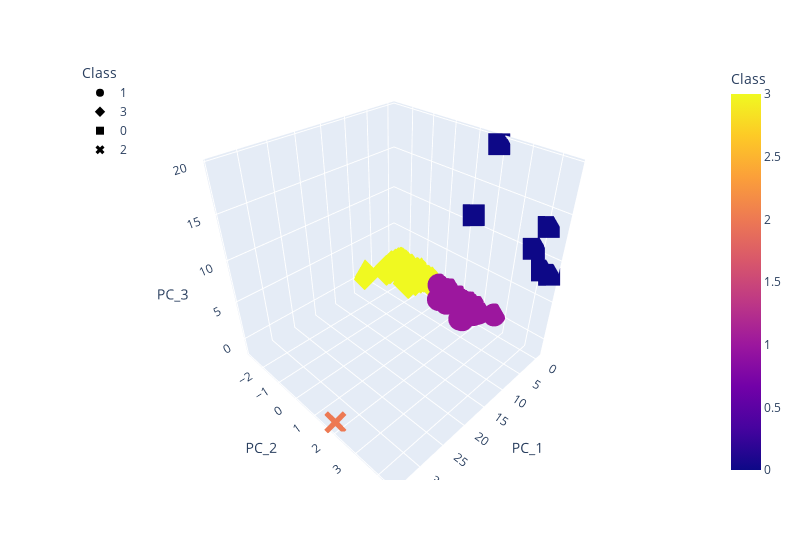

The code cell stored with this chart in its notebook:
### Markdown cell above
### Deliverable 4: Visualizing Cryptocurrencies Results

#### 3D-Scatter with Clusters

### Code cell
# Creating a 3D-Scatter with the PCA data and the clusters
fig = px.scatter_3d(
    clustered_df,
    x="PC_1",
    y="PC_2",
    z="PC_3",
    color="Class",
    hover_name="CoinName",
    hover_data=["Algorithm"],
    symbol="Class",
    width=800)
fig.update_layout(legend=dict(x=0,y=1))
fig.show()

### Figure 1 — Plotly figure (JSON) as saved in the notebook; plotly's stock layout.template omitted (floating-point values rounded to 4 significant figures; data arrays with more than 128 entries replaced by an {"elided": "..."} marker saying what was removed)
{"data": [{"customdata": {"elided": "287x1 str values"}, "hovertemplate": "<b>%{hovertext}</b><br><br>Class=%{marker.color}<br>PC_1=%{x}<br>PC_2=%{y}<br>PC_3=%{z}<br>Algorithm=%{customdata[0]}<extra></extra>", "hovertext": {"elided": "287 str values"}, "legendgroup": "1", "marker": {"color": {"elided": "287 int values"}, "coloraxis": "coloraxis", "symbol": "circle"}, "mode": "markers", "name": "1", "scene": "scene", "showlegend": true, "type": "scatter3d", "x": {"elided": "287 float values"}, "y": {"elided": "287 float values"}, "z": {"elided": "287 float values"}}, {"customdata": {"elided": "238x1 str values"}, "hovertemplate": "<b>%{hovertext}</b><br><br>Class=%{marker.color}<br>PC_1=%{x}<br>PC_2=%{y}<br>PC_3=%{z}<br>Algorithm=%{customdata[0]}<extra></extra>", "hovertext": {"elided": "238 str values"}, "legendgroup": "3", "marker": {"color": {"elided": "238 int values"}, "coloraxis": "coloraxis", "symbol": "diamond"}, "mode": "markers", "name": "3", "scene": "scene", "showlegend": true, "type": "scatter3d", "x": {"elided": "238 float values"}, "y": {"elided": "238 float values"}, "z": {"elided": "238 float values"}}, {"customdata": [["VeChainThor Authority"], ["Proof-of-BibleHash"], ["SHA-256 + Hive"], ["Proof-of-Authority"], ["ECC 256K1"], ["Leased POS"]], "hovertemplate": "<b>%{hovertext}</b><br><br>Class=%{marker.color}<br>PC_1=%{x}<br>PC_2=%{y}<br>PC_3=%{z}<br>Algorithm=%{customdata[0]}<extra></extra>", "hovertext": ["Vechain", "BiblePay", "LitecoinCash", "Poa Network", "Acute Angle Cloud", "Waves"], "legendgroup": "0", "marker": {"color": [0, 0, 0, 0, 0, 0], "coloraxis": "coloraxis", "symbol": "square"}, "mode": "markers", "name": "0", "scene": "scene", "showlegend": true, "type": "scatter3d", "x": [4.399, -0.203, -0.3623, -0.3965, -0.3454, -0.3932], "y": [1.934, 3.757, 4.1, 4.171, 1.932, 4.442], "z": [13.22, 10.55, 13.35, 8.542, 19.53, 8.437]}, {"customdata": [["TRC10"]], "hovertemplate": "<b>%{hovertext}</b><br><br>Class=%{marker.color}<br>PC_1=%{x}<br>PC_2=%{y}<br>PC_3=%{z}<br>Algorithm=%{customdata[0]}<extra></extra>", "hovertext": ["BitTorrent"], "legendgroup": "2", "marker": {"color": [2], "coloraxis": "coloraxis", "symbol": "x"}, "mode": "markers", "name": "2", "scene": "scene", "showlegend": true, "type": "scatter3d", "x": [34.06], "y": [1.824], "z": [-1.624]}], "layout": {"coloraxis": {"colorbar": {"title": {"text": "Class"}}, "colorscale": [[0, "#0d0887"], [0.1111, "#46039f"], [0.2222, "#7201a8"], [0.3333, "#9c179e"], [0.4444, "#bd3786"], [0.5556, "#d8576b"], [0.6667, "#ed7953"], [0.7778, "#fb9f3a"], [0.8889, "#fdca26"], [1, "#f0f921"]]}, "legend": {"title": {"text": "Class"}, "tracegroupgap": 0, "x": 0, "y": 1}, "margin": {"t": 60}, "scene": {"domain": {"x": [0, 1], "y": [0, 1]}, "xaxis": {"title": {"text": "PC_1"}}, "yaxis": {"title": {"text": "PC_2"}}, "zaxis": {"title": {"text": "PC_3"}}}, "width": 800}}
